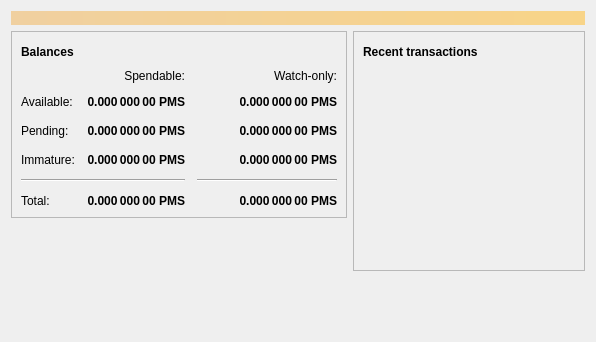
<?xml version="1.0" encoding="UTF-8"?>
<ui version="4.0">
 <class>OverviewPage</class>
 <widget class="QWidget" name="OverviewPage">
  <property name="geometry">
   <rect>
    <x>0</x>
    <y>0</y>
    <width>596</width>
    <height>342</height>
   </rect>
  </property>
  <property name="windowTitle">
   <string>Form</string>
  </property>
  <layout class="QVBoxLayout" name="topLayout">
   <item>
    <widget class="QLabel" name="labelAlerts">
     <property name="visible">
      <bool>false</bool>
     </property>
     <property name="styleSheet">
      <string notr="true">QLabel { background-color: qlineargradient(x1: 0, y1: 0, x2: 1, y2: 0, stop:0 #F0D0A0, stop:1 #F8D488); color:#000000; }</string>
     </property>
     <property name="wordWrap">
      <bool>true</bool>
     </property>
     <property name="margin">
      <number>3</number>
     </property>
     <property name="textInteractionFlags">
      <set>Qt::TextSelectableByMouse</set>
     </property>
    </widget>
   </item>
   <item>
    <layout class="QHBoxLayout" name="horizontalLayout" stretch="1,1">
     <item>
      <layout class="QVBoxLayout" name="verticalLayout_2">
       <item>
        <widget class="QFrame" name="frame">
         <property name="frameShape">
          <enum>QFrame::StyledPanel</enum>
         </property>
         <property name="frameShadow">
          <enum>QFrame::Raised</enum>
         </property>
         <layout class="QVBoxLayout" name="verticalLayout_4">
          <item>
           <layout class="QHBoxLayout" name="horizontalLayout_4">
            <item>
             <widget class="QLabel" name="label_5">
              <property name="font">
               <font>
                <weight>75</weight>
                <bold>true</bold>
               </font>
              </property>
              <property name="text">
               <string>Balances</string>
              </property>
             </widget>
            </item>
            <item>
             <widget class="QPushButton" name="labelWalletStatus">
              <property name="enabled">
               <bool>false</bool>
              </property>
              <property name="maximumSize">
               <size>
                <width>30</width>
                <height>16777215</height>
               </size>
              </property>
              <property name="toolTip">
               <string>The displayed information may be out of date. Your wallet automatically synchronizes with the Precious network after a connection is established, but this process has not completed yet.</string>
              </property>
              <property name="text">
               <string/>
              </property>
              <property name="icon">
               <iconset resource="../bitcoin.qrc">
                <normaloff>:/icons/warning</normaloff>
                <disabledoff>:/icons/warning</disabledoff>:/icons/warning</iconset>
              </property>
              <property name="iconSize">
               <size>
                <width>24</width>
                <height>24</height>
               </size>
              </property>
              <property name="flat">
               <bool>true</bool>
              </property>
             </widget>
            </item>
            <item>
             <spacer name="horizontalSpacer_3">
              <property name="orientation">
               <enum>Qt::Horizontal</enum>
              </property>
              <property name="sizeHint" stdset="0">
               <size>
                <width>40</width>
                <height>20</height>
               </size>
              </property>
             </spacer>
            </item>
           </layout>
          </item>
          <item>
           <layout class="QGridLayout" name="gridLayout">
            <property name="spacing">
             <number>12</number>
            </property>
            <item row="2" column="2">
             <widget class="QLabel" name="labelWatchPending">
              <property name="font">
               <font>
                <weight>75</weight>
                <bold>true</bold>
               </font>
              </property>
              <property name="cursor">
               <cursorShape>IBeamCursor</cursorShape>
              </property>
              <property name="toolTip">
               <string>Unconfirmed transactions to watch-only addresses</string>
              </property>
              <property name="text">
               <string notr="true">0.000 000 00 PMS</string>
              </property>
              <property name="alignment">
               <set>Qt::AlignRight|Qt::AlignTrailing|Qt::AlignVCenter</set>
              </property>
              <property name="textInteractionFlags">
               <set>Qt::LinksAccessibleByMouse|Qt::TextSelectableByKeyboard|Qt::TextSelectableByMouse</set>
              </property>
             </widget>
            </item>
            <item row="2" column="1">
             <widget class="QLabel" name="labelUnconfirmed">
              <property name="font">
               <font>
                <weight>75</weight>
                <bold>true</bold>
               </font>
              </property>
              <property name="cursor">
               <cursorShape>IBeamCursor</cursorShape>
              </property>
              <property name="toolTip">
               <string>Total of transactions that have yet to be confirmed, and do not yet count toward the spendable balance</string>
              </property>
              <property name="text">
               <string notr="true">0.000 000 00 PMS</string>
              </property>
              <property name="alignment">
               <set>Qt::AlignRight|Qt::AlignTrailing|Qt::AlignVCenter</set>
              </property>
              <property name="textInteractionFlags">
               <set>Qt::LinksAccessibleByMouse|Qt::TextSelectableByKeyboard|Qt::TextSelectableByMouse</set>
              </property>
             </widget>
            </item>
            <item row="3" column="2">
             <widget class="QLabel" name="labelWatchImmature">
              <property name="font">
               <font>
                <weight>75</weight>
                <bold>true</bold>
               </font>
              </property>
              <property name="cursor">
               <cursorShape>IBeamCursor</cursorShape>
              </property>
              <property name="toolTip">
               <string>Mined balance in watch-only addresses that has not yet matured</string>
              </property>
              <property name="text">
               <string notr="true">0.000 000 00 PMS</string>
              </property>
              <property name="alignment">
               <set>Qt::AlignRight|Qt::AlignTrailing|Qt::AlignVCenter</set>
              </property>
              <property name="textInteractionFlags">
               <set>Qt::LinksAccessibleByMouse|Qt::TextSelectableByKeyboard|Qt::TextSelectableByMouse</set>
              </property>
             </widget>
            </item>
            <item row="4" column="0" colspan="2">
             <widget class="Line" name="line">
              <property name="orientation">
               <enum>Qt::Horizontal</enum>
              </property>
             </widget>
            </item>
            <item row="4" column="2">
             <widget class="Line" name="lineWatchBalance">
              <property name="sizePolicy">
               <sizepolicy hsizetype="Preferred" vsizetype="Fixed">
                <horstretch>0</horstretch>
                <verstretch>0</verstretch>
               </sizepolicy>
              </property>
              <property name="minimumSize">
               <size>
                <width>140</width>
                <height>0</height>
               </size>
              </property>
              <property name="orientation">
               <enum>Qt::Horizontal</enum>
              </property>
             </widget>
            </item>
            <item row="5" column="0">
             <widget class="QLabel" name="labelTotalText">
              <property name="text">
               <string>Total:</string>
              </property>
             </widget>
            </item>
            <item row="3" column="1">
             <widget class="QLabel" name="labelImmature">
              <property name="font">
               <font>
                <weight>75</weight>
                <bold>true</bold>
               </font>
              </property>
              <property name="cursor">
               <cursorShape>IBeamCursor</cursorShape>
              </property>
              <property name="toolTip">
               <string>Mined balance that has not yet matured</string>
              </property>
              <property name="text">
               <string notr="true">0.000 000 00 PMS</string>
              </property>
              <property name="alignment">
               <set>Qt::AlignRight|Qt::AlignTrailing|Qt::AlignVCenter</set>
              </property>
              <property name="textInteractionFlags">
               <set>Qt::LinksAccessibleByMouse|Qt::TextSelectableByKeyboard|Qt::TextSelectableByMouse</set>
              </property>
             </widget>
            </item>
            <item row="2" column="3">
             <spacer name="horizontalSpacer_2">
              <property name="orientation">
               <enum>Qt::Horizontal</enum>
              </property>
              <property name="sizeHint" stdset="0">
               <size>
                <width>40</width>
                <height>20</height>
               </size>
              </property>
             </spacer>
            </item>
            <item row="3" column="0">
             <widget class="QLabel" name="labelImmatureText">
              <property name="text">
               <string>Immature:</string>
              </property>
             </widget>
            </item>
            <item row="5" column="1">
             <widget class="QLabel" name="labelTotal">
              <property name="font">
               <font>
                <weight>75</weight>
                <bold>true</bold>
               </font>
              </property>
              <property name="cursor">
               <cursorShape>IBeamCursor</cursorShape>
              </property>
              <property name="toolTip">
               <string>Your current total balance</string>
              </property>
              <property name="text">
               <string notr="true">0.000 000 00 PMS</string>
              </property>
              <property name="alignment">
               <set>Qt::AlignRight|Qt::AlignTrailing|Qt::AlignVCenter</set>
              </property>
              <property name="textInteractionFlags">
               <set>Qt::LinksAccessibleByMouse|Qt::TextSelectableByKeyboard|Qt::TextSelectableByMouse</set>
              </property>
             </widget>
            </item>
            <item row="5" column="2">
             <widget class="QLabel" name="labelWatchTotal">
              <property name="font">
               <font>
                <weight>75</weight>
                <bold>true</bold>
               </font>
              </property>
              <property name="cursor">
               <cursorShape>IBeamCursor</cursorShape>
              </property>
              <property name="toolTip">
               <string>Current total balance in watch-only addresses</string>
              </property>
              <property name="text">
               <string notr="true">0.000 000 00 PMS</string>
              </property>
              <property name="alignment">
               <set>Qt::AlignRight|Qt::AlignTrailing|Qt::AlignVCenter</set>
              </property>
              <property name="textInteractionFlags">
               <set>Qt::LinksAccessibleByMouse|Qt::TextSelectableByKeyboard|Qt::TextSelectableByMouse</set>
              </property>
             </widget>
            </item>
            <item row="0" column="2">
             <widget class="QLabel" name="labelWatchonly">
              <property name="text">
               <string>Watch-only:</string>
              </property>
              <property name="alignment">
               <set>Qt::AlignRight|Qt::AlignTrailing|Qt::AlignVCenter</set>
              </property>
             </widget>
            </item>
            <item row="1" column="0">
             <widget class="QLabel" name="labelBalanceText">
              <property name="text">
               <string>Available:</string>
              </property>
             </widget>
            </item>
            <item row="1" column="1">
             <widget class="QLabel" name="labelBalance">
              <property name="font">
               <font>
                <weight>75</weight>
                <bold>true</bold>
               </font>
              </property>
              <property name="cursor">
               <cursorShape>IBeamCursor</cursorShape>
              </property>
              <property name="toolTip">
               <string>Your current spendable balance</string>
              </property>
              <property name="text">
               <string notr="true">0.000 000 00 PMS</string>
              </property>
              <property name="alignment">
               <set>Qt::AlignRight|Qt::AlignTrailing|Qt::AlignVCenter</set>
              </property>
              <property name="textInteractionFlags">
               <set>Qt::LinksAccessibleByMouse|Qt::TextSelectableByKeyboard|Qt::TextSelectableByMouse</set>
              </property>
             </widget>
            </item>
            <item row="1" column="2">
             <widget class="QLabel" name="labelWatchAvailable">
              <property name="font">
               <font>
                <weight>75</weight>
                <bold>true</bold>
               </font>
              </property>
              <property name="cursor">
               <cursorShape>IBeamCursor</cursorShape>
              </property>
              <property name="toolTip">
               <string>Your current balance in watch-only addresses</string>
              </property>
              <property name="text">
               <string notr="true">0.000 000 00 PMS</string>
              </property>
              <property name="alignment">
               <set>Qt::AlignRight|Qt::AlignTrailing|Qt::AlignVCenter</set>
              </property>
              <property name="textInteractionFlags">
               <set>Qt::LinksAccessibleByMouse|Qt::TextSelectableByKeyboard|Qt::TextSelectableByMouse</set>
              </property>
             </widget>
            </item>
            <item row="2" column="0">
             <widget class="QLabel" name="labelPendingText">
              <property name="text">
               <string>Pending:</string>
              </property>
             </widget>
            </item>
            <item row="0" column="1">
             <widget class="QLabel" name="labelSpendable">
              <property name="text">
               <string>Spendable:</string>
              </property>
              <property name="alignment">
               <set>Qt::AlignRight|Qt::AlignTrailing|Qt::AlignVCenter</set>
              </property>
             </widget>
            </item>
           </layout>
          </item>
         </layout>
        </widget>
       </item>
       <item>
        <spacer name="verticalSpacer">
         <property name="orientation">
          <enum>Qt::Vertical</enum>
         </property>
         <property name="sizeHint" stdset="0">
          <size>
           <width>20</width>
           <height>40</height>
          </size>
         </property>
        </spacer>
       </item>
      </layout>
     </item>
     <item>
      <layout class="QVBoxLayout" name="verticalLayout_3">
       <item>
        <widget class="QFrame" name="frame_2">
         <property name="frameShape">
          <enum>QFrame::StyledPanel</enum>
         </property>
         <property name="frameShadow">
          <enum>QFrame::Raised</enum>
         </property>
         <layout class="QVBoxLayout" name="verticalLayout">
          <item>
           <layout class="QHBoxLayout" name="horizontalLayout_2">
            <item>
             <widget class="QLabel" name="label_4">
              <property name="font">
               <font>
                <weight>75</weight>
                <bold>true</bold>
               </font>
              </property>
              <property name="text">
               <string>Recent transactions</string>
              </property>
             </widget>
            </item>
            <item>
             <widget class="QPushButton" name="labelTransactionsStatus">
              <property name="enabled">
               <bool>false</bool>
              </property>
              <property name="maximumSize">
               <size>
                <width>30</width>
                <height>16777215</height>
               </size>
              </property>
              <property name="toolTip">
               <string>The displayed information may be out of date. Your wallet automatically synchronizes with the Precious network after a connection is established, but this process has not completed yet.</string>
              </property>
              <property name="text">
               <string/>
              </property>
              <property name="icon">
               <iconset resource="../bitcoin.qrc">
                <normaloff>:/icons/warning</normaloff>
                <disabledoff>:/icons/warning</disabledoff>:/icons/warning</iconset>
              </property>
              <property name="iconSize">
               <size>
                <width>24</width>
                <height>24</height>
               </size>
              </property>
              <property name="flat">
               <bool>true</bool>
              </property>
             </widget>
            </item>
            <item>
             <spacer name="horizontalSpacer">
              <property name="orientation">
               <enum>Qt::Horizontal</enum>
              </property>
              <property name="sizeHint" stdset="0">
               <size>
                <width>40</width>
                <height>20</height>
               </size>
              </property>
             </spacer>
            </item>
           </layout>
          </item>
          <item>
           <widget class="QListView" name="listTransactions">
            <property name="styleSheet">
             <string notr="true">QListView { background: transparent; }</string>
            </property>
            <property name="frameShape">
             <enum>QFrame::NoFrame</enum>
            </property>
            <property name="verticalScrollBarPolicy">
             <enum>Qt::ScrollBarAlwaysOff</enum>
            </property>
            <property name="horizontalScrollBarPolicy">
             <enum>Qt::ScrollBarAlwaysOff</enum>
            </property>
            <property name="selectionMode">
             <enum>QAbstractItemView::NoSelection</enum>
            </property>
           </widget>
          </item>
         </layout>
        </widget>
       </item>
       <item>
        <spacer name="verticalSpacer_2">
         <property name="orientation">
          <enum>Qt::Vertical</enum>
         </property>
         <property name="sizeHint" stdset="0">
          <size>
           <width>20</width>
           <height>40</height>
          </size>
         </property>
        </spacer>
       </item>
      </layout>
     </item>
    </layout>
   </item>
  </layout>
 </widget>
 <resources/>
 <connections/>
</ui>
